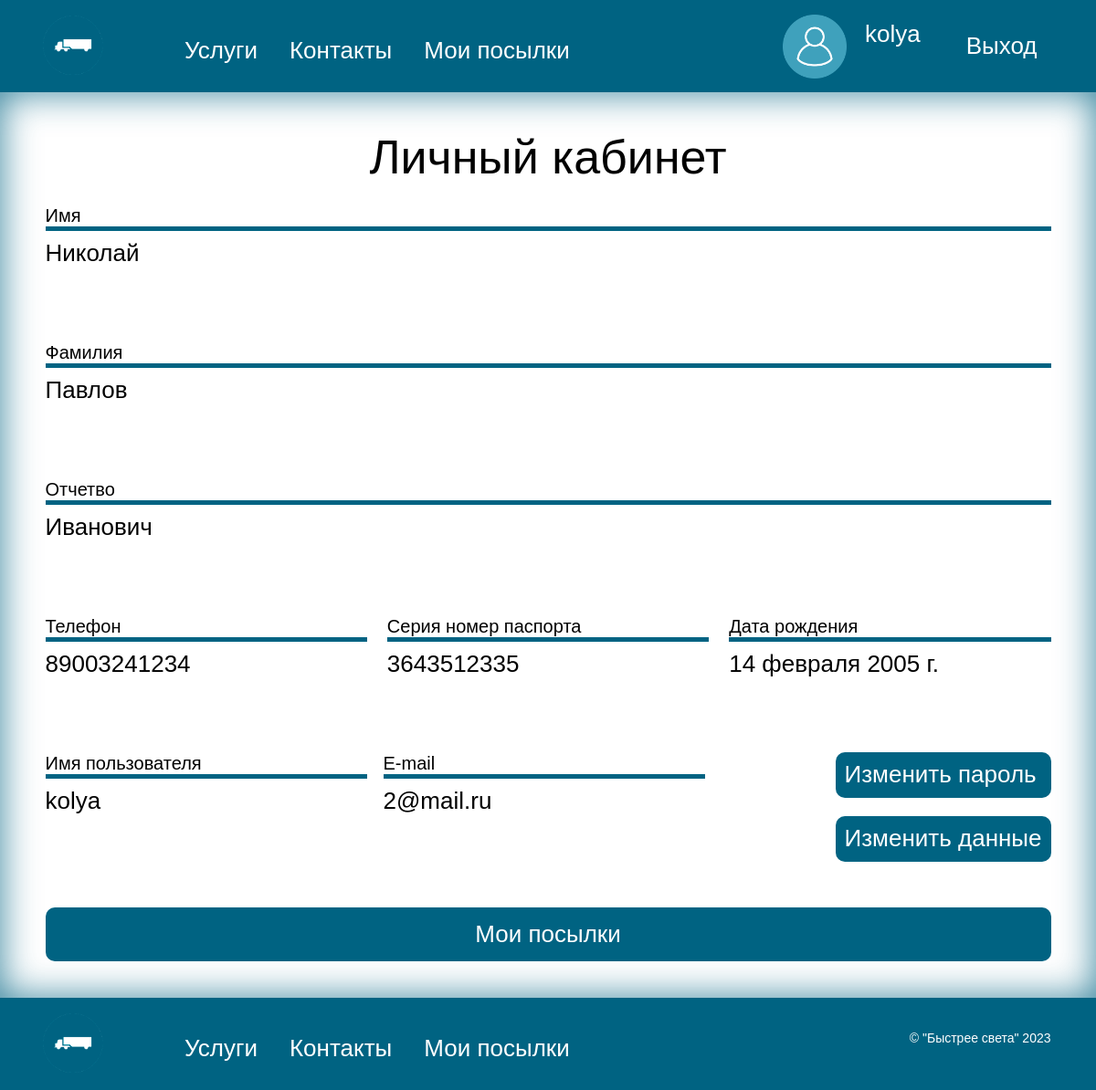
Screenshot of /account/ (signed in) with the database file from the repository.
### navigate/models.py (models this page shows, shortened)
class CustomUser(AbstractUser):
    ROLE_CHOICES = [
        ('Клиент', 'Клиент'),
        ('Сотрудник', 'Сотрудник'),
        ('Водитель', 'Водитель'),
        ('Администратор', 'Администратор'),
    ]
    first_name = models.CharField(max_length=50, verbose_name='Имя', null=True)
    last_name = models.CharField(max_length=50, verbose_name='Фамилия', null=True)
    patronymic = models.CharField(max_length=50, verbose_name='Отчество', null=True)
    phone_number = models.CharField(max_length=11, verbose_name='Номер телефона', null=True)
    passport = models.CharField(max_length=10, verbose_name='Серия номер паспорта', unique=True, null=True)
    date_of_birth = models.DateField(verbose_name='Дата рождения', null=True)
    role = models.CharField(max_length=200,
                              choices=ROLE_CHOICES,
                              default='Клиент',
                              verbose_name='Роль')
    class Meta:
        verbose_name = "Пользователя"
        verbose_name_plural = "Пользователи"

### navigate/views.py (the view)
# urls.py: path('account/', views.personalAccView, name='account'),
def personalAccView(request):
    user = request.user
    if user.is_authenticated and not user.is_anonymous:
        return render(request, 'account.html', {'user': user})
    else:
        return redirect('login')

### templates/account.html (shortened to what this page needs)
{% extends 'base.html' %}
{%load static %}
{% block content %}
<main>
    <div class="container">
        <h2 style="text-align: center; margin-bottom: 20px;">Личный кабинет</h2>
        <div class="wrapper">
          <div class="wrapper-div">
              <h3>Имя</h3>
              <p>{{user.first_name}}</p>
          </div>
         <div class="wrapper-div">
              <h3>Фамилия</h3>
              <p>{{user.last_name}}</p>
          </div>
          <div class="wrapper-div">
              <h3>Отчетво</h3>
              <p>{{user.patronymic}}</p>
          </div>
            <div class="wrapper-div-line3">
          <div class="wrapper-div">
              <h3>Телефон</h3>
              <p>{{user.phone_number}}</p>
          </div>
            <div class="wrapper-div">
              <h3>Серия номер паспорта</h3>
              <p>{{user.passport}}</p>
            </div>
            <div class="wrapper-div">
              <h3>Дата рождения</h3>
              <p>{{user.date_of_birth}}</p>
            </div>
    </div>
            <div class="wrapper-div-line4">
                <div class="wrapper-div">
                    <h3>Имя пользователя</h3>
                    <p>{{user.username}}</p>
                </div>
                <div class="wrapper-div">
                    <h3>E-mail</h3>
                    <p>{{user.email}}</p>
                </div>
                <div>
                 <a class="chenge-bottom" href="{% url 'password_change' %}">Изменить пароль</a>
                <a class="chenge-bottom" href="{%url 'account_edit'%}" type="submit">Изменить данные</a>
            </div>
            </div>
        </div>
        <div class="command">
            <a class="list-bottom" href="{%url 'mypakeges'%}">Мои посылки</a>
        </div>
  </div>
</main>
{% endblock %}

### templates/base.html (shortened to what this page needs)
<!DOCTYPE html>
<html lang="ru">
<head>
    {%load static %}
    <link rel="stylesheet" href="{% static "css/style.css" %}">
    <link href="https://cdn.jsdelivr.net/npm/bootstrap@5.0.2/dist/css/bootstrap.min.css" rel="stylesheet">
</head>
<body >
    <header>
        <nav class="container nav header-nav">
            <a href="{%url 'home'%}">
                <img src="{% static "image/logo.png" %}" alt="лого" height="70" width="70">
            </a>
            <ul class="nav-list">
               {% if user.role == 'Клиент' or  not user.is_authenticated %}
                <li class="nav-list-item"><a href="{%url 'services'%}" style="color: #FFFFFF">Услуги</a></li>
                <li class="nav-list-item"><a href="{%url 'contact'%}" style="color: #FFFFFF">Контакты</a></li>
                    {%if user.is_authenticated %}
                        <li class="nav-list-item"><a href="{%url 'mypakeges'%}" style="color: #FFFFFF">Мои посылки</a></li>
                    {% endif %}
                {% endif %}
            </ul>
            <div class="signin">
                {% if user.is_authenticated %}
                    {% if user.role == 'Клиент' %}
                        <a href="{%url 'account'%}" style="color: #FFFFFF">
                            <div class="user-header">
                                <img src="{% static "image/user2.png" %}" alt="лого" height="70" width="70">
                                <p class="user-header-p">{{user.username}}</p>
                            </div>
                        </a>
                    {% endif %}
                    <a href="{% url 'logout' %}" style="margin-left: 20px; color: #FFFFFF">Выход</a>
                {% else %}
                    <a href="{%url 'login'%}" style="color: #FFFFFF">Войти</a>
                    <a href="{%url 'signup'%}" style="margin-left: 20px;color: #FFFFFF">Зарегистрироваться</a>
                {% endif %}
            </div>
        </nav>
    </header>
    {% block content %}
    {% endblock %}
    <footer>
        <div class="container nav header-nav">
            <a href="{%url 'home'%}">
                <img src="{% static "image/logo.png" %}" alt="лого" height="70" width="70">
            </a>
             <ul class="nav-list">
               {% if user.role == 'Клиент' or  not user.is_authenticated %}
                <li class="nav-list-item"><a href="{%url 'services'%}" style="color: #FFFFFF">Услуги</a></li>
                <li class="nav-list-item"><a href="{%url 'contact'%}" style="color: #FFFFFF">Контакты</a></li>
                    {%if user.is_authenticated %}
                        <li class="nav-list-item"><a href="{%url 'mypakeges'%}" style="color: #FFFFFF">Мои посылки</a></li>
                    {% endif %}
                {% endif %}
            </ul>
            <p class="copiright">&copy; "Быстрее света" 2023</p>
        </div>
    </footer>
</body>
</html>

### static/css/style.css (style rules this page uses)
* { color: black; padding: 0px; margin: 0px; border: none; font-size: 26px; font-family: Arial, Helvetica, sans-serif; }
*, *::before, *::after { box-sizing: border-box; }
a, a:link, a:visited { text-decoration: none; }
aside, nav, footer, header, section, main { display: block; }
h1, h2, h3, h4, h5, h6, p { font-size: inherit; font-weight: inherit; }
ul, ul li { list-style: none; }
img { vertical-align: top; }
img, svg { max-width: 100%; height: auto; }
.container { max-width: 1170px; margin-left: auto; margin-right: auto; padding-left: 16px; padding-right: 16px; margin-bottom: 0; margin-top: 0; }
header { padding: 10px 0px; background-color: #006382; }
.header-nav { display: flex; justify-content: flex-start; }
.nav-list { display: flex; justify-content: flex-start; align-items: center; margin: 0; }
.nav-list-item { margin-top: 10px; margin-left: 5px; color: white; }
.signin { display: flex; align-items: center; margin-left: auto; }
footer { margin: 0; background-color: #006382; padding: 10px 0; }
.copiright { color: white; display: flex; align-items: center; margin-left: auto; font-size: 14px; margin-top: 15px; }
main { min-height: 100vh; padding-top: 40px; padding-bottom: 40px; box-shadow: inset 0px 0px 40px rgba(0, 99, 130, 0.8); }
h2 { font-size: 32px; text-align: center; margin-top: 20px; margin-bottom: 20px; }
.user-header { display: flex; align-item: center; flex-direction: row; justify-content: center; text-align: center; }
.user-header-p { margin-left: 20px; color: white; display: flex; text-align: center; justify-content: center; align-items: center; }
a { color:#666; background-image: linear-gradient(to top, #feffff, #006382); background-repeat: no-repeat; background-size: 0 100%; border-radius: 4px; text-decoration: none; padding: 5px 15px; transition: 0.3s; }
.wrapper { display: flex; flex-direction: column; }
.wrapper-div { display: flex; flex-direction: column; height: 150px; }
.wrapper-div-line3 { display: flex; flex-direction: row; justify-content: space-between; }
.wrapper-div-line4 { display: flex; align-item: center; flex-direction: row; justify-content: space-between; text-align: center; }
.wrapper-div-line4 > .wrapper-div { display: flex; flex-direction: column; }
.wrapper-div-line4 > .wrapper-div { min-width: 32%; }
.wrapper-div-line3 > .wrapper-div { min-width: 32%; }
.wrapper-div > h3 { border-bottom: 5px solid #006382; font-size: 20px; margin-bottom: 5px; text-align: start; }
.wrapper-div > p { text-align: start; }
.list-bottom { color: white; background-color: #006382; padding: 10px; margin-top: 20px; border-radius: 10px; display: flex; text-align: center; align-items: center; justify-content: center; min-width:100% }
.chenge-bottom { color: white; background-color: #006382; padding: 10px; margin-bottom: 20px; margin-left: 125px; border-radius: 10px; display: flex; max-height: 50px; text-align: center; align-items: center; }

### rows the page displays
CustomUser: username "kolya", first_name "Николай", last_name "Павлов", patronymic "Иванович", phone_number "89003241234", passport "3643512335", date_of_birth "14 февраля 2005 г.", email "2@mail.ru"
